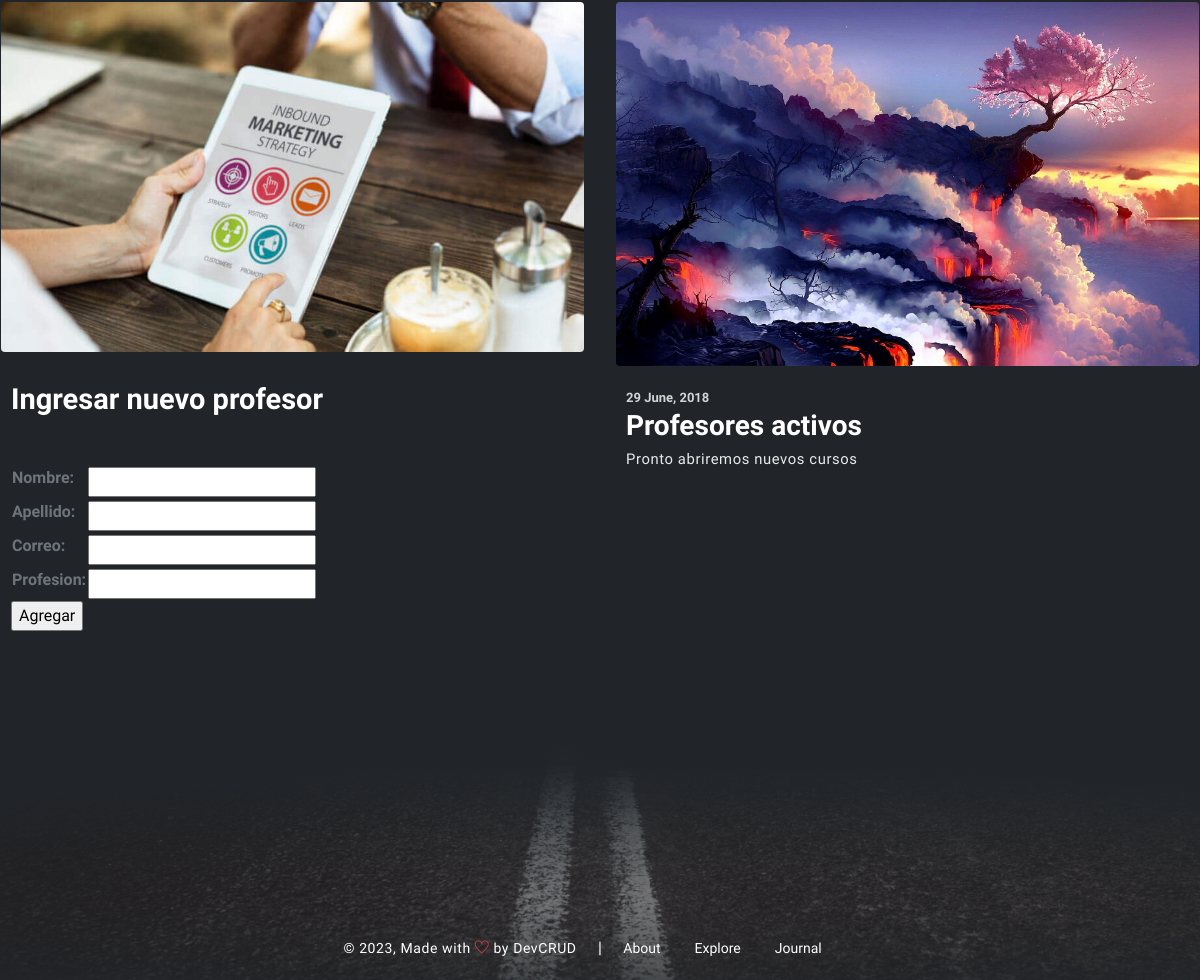
Before: /Appcoder/profesores/ (lower part) with the older database file.
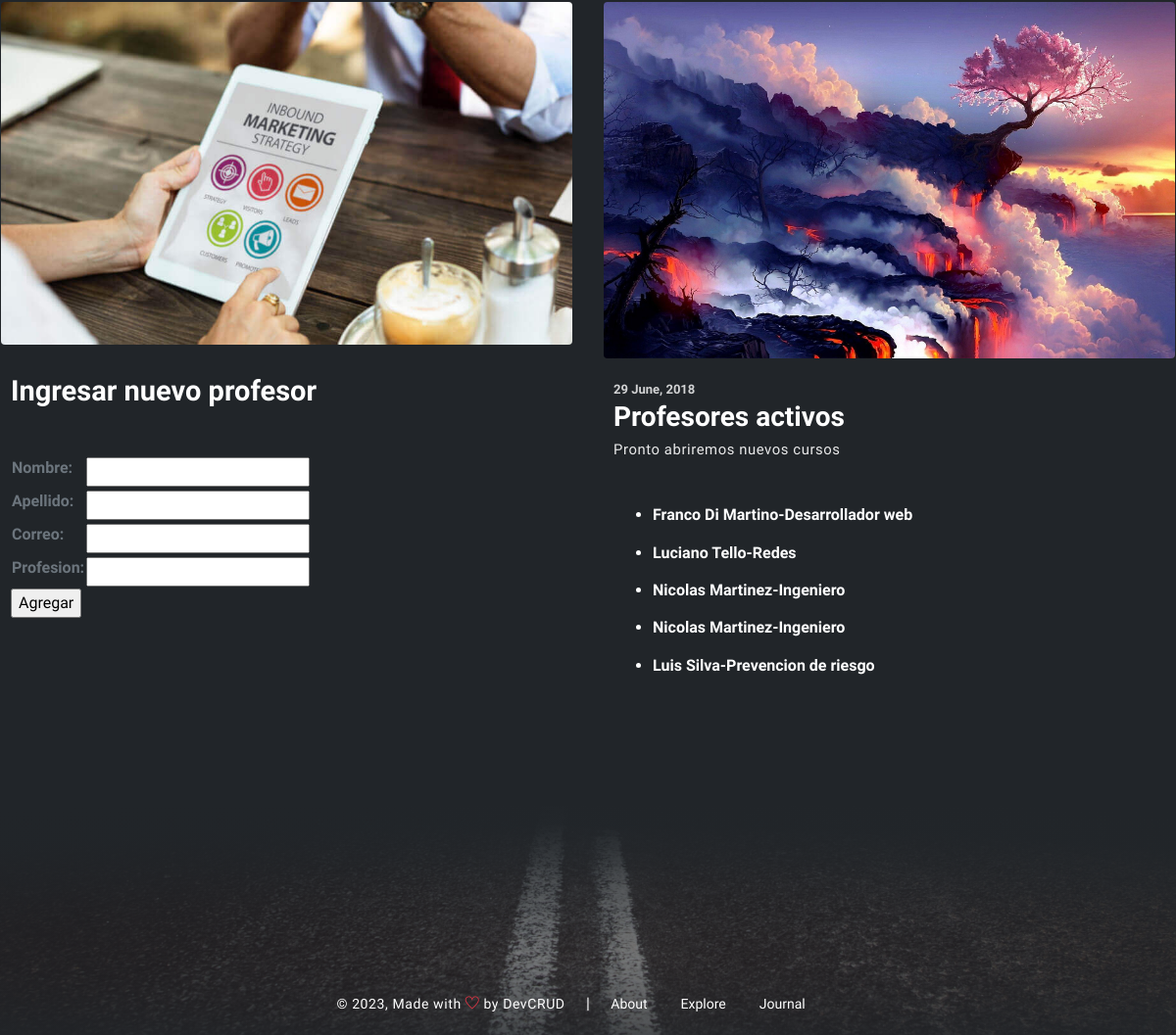
After: the same page with the newer database file.
### Appcoder/models.py (models this page shows, shortened)
class Profesor(models.Model):
    nombre = models.CharField(max_length=50)
    apellido = models.CharField(max_length=50)
    correo = models.EmailField()
    profesion = models.CharField(max_length=50)

### Appcoder/views.py (the view)
# urls.py: path("profesores/", profesores, name="profesores"),
def profesores(request):
    profesores = Profesor.objects.all()
    if request.method == "POST":
        form = Profesoresform(request.POST)
        if form.is_valid():
            info = form.cleaned_data
            nombre = info["nombre"]
            apellido = info["apellido"]
            correo = info["correo"]
            profesion = info["profesion"]
            profesor = Profesor(
                nombre=nombre, apellido=apellido, correo=correo, profesion=profesion
            )
            profesor.save()
            return render(
                request, "Appcoder/profesores.html", {"mensaje": "Profesore creado"}
            )
        else:
            return render(
                request, "Appcoder/profesores.html", {"mensaje": "Datos no validos"}
            )
    else:
        formulario_profesor = Profesoresform()
    context = {"formulario": formulario_profesor, "profesores": profesores}
    return render(request, "Appcoder/profesores.html", context)

### Appcoder/forms.py
class Profesoresform(forms.Form):
    nombre = forms.CharField(max_length=50)
    apellido = forms.CharField(max_length=50)
    correo = forms.EmailField()
    profesion = forms.CharField(max_length=50)

### Appcoder/templates/Appcoder/profesores.html (shortened to what this page needs)
{% extends  'Appcoder/padre.html' %}
{%load static%}
{% block Contenido1  %}
<div class="row mb-5">
    <div class="col-md-6">
        <a href="javascript:void(0)" class="card">
            <img src="{%static 'Appcoder/imgs/blog-1.jpg'%}" class="card-img" alt="">
            <div class="card-body">
                <h6 class="title mb-2">Ingresar nuevo profesor</h6>
                <p class="mb-5">
                    <form action={% url 'profesores' %} method="post">
                    <table>
                    {{ formulario.as_table }}
                    </table>
                    <input type="submit" value="Agregar">
                    </form>
                </p>
            </div>
        </a>
    </div>
    <div class="col-md-6">
        <a href="javascript:void(0)" class="card">
            <img src="{%static 'Appcoder/imgs/blog-2.jpg'%}" class="card-img" alt="">
            <div class="card-body">
                <h6 class="card-subtitle">29 June, 2018</h6>
                <h3 class="subtitle">Profesores activos<h3/>
                <p class="mb-5"> Pronto abriremos nuevos cursos </p>
                    <ul><h6>
                        {%for profesor in profesores %}
                            <li>{{ profesor.nombre }} {{profesor.apellido}}-{{ profesor.profesion }}</li><br>
                        {% endfor %}
                    </h6></ul>
            </div>
        </a>
    </div>
</div> {% endblock %}

### Appcoder/templates/Appcoder/padre.html (shortened to what this page needs)
<!DOCTYPE html>
<html lang="en">
<head>
    {% load static %}
    <link href="{%static 'Appcoder/vendors/themify-icons/css/themify-icons.css'%}" rel="stylesheet"/>
    <link href="{%static 'Appcoder/css/dorang.css'%}" rel="stylesheet"/>
</head>
<body data-spy="scroll" data-target=".navbar" data-offset="40" id="home" class="dark-theme">
    {% block Contenido1 %} {% endblock  %}
    <div class="contact-section">
        <div class="overlay"></div>
            <footer class="footer">
                <p class="infos">&copy; <script>document.write(new Date().getFullYear())</script>, Made with <i class="ti-heart text-danger"></i> by <a href="http://www.devcrud.com">DevCRUD</a></p>
                <span>|</span>
                <div class="links">
                    <a href="#">About</a>
                    <a href="#">Explore</a>
                    <a href="#">Journal</a>
                </div>
            </footer>
        </div>
</body>
</html>

Changed rows visible on the page:
added Profesor: nombre "Franco", apellido "Di Martino", profesion "Desarrollador web"
added Profesor: nombre "Luciano", apellido "Tello", profesion "Redes"
added Profesor: nombre "Nicolas", apellido "Martinez", profesion "Ingeniero"
added Profesor: nombre "Nicolas", apellido "Martinez", profesion "Ingeniero"
added Profesor: nombre "Luis", apellido "Silva", profesion "Prevencion de riesgo"
